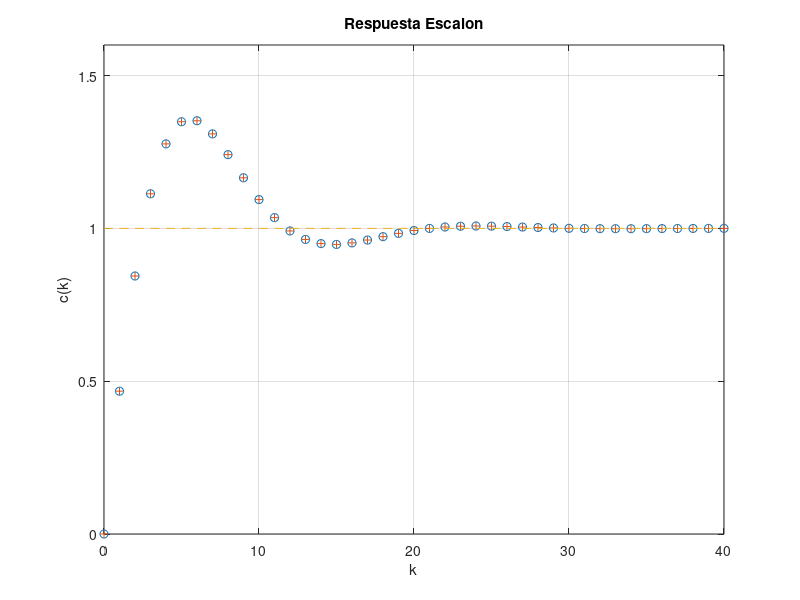

Write the MATLAB code that produced this figure.
num = [0 0.4673 -0.3393];
den = [1 -1.5327 0.6607];
k = 0:40;
r = ones(1, 41);
c = filter(num, den, r);
plot(k, c, 'o', k, c, '+', k, r, '--');
v = [0 40 0 1.6];
axis(v);
grid
title('Respuesta Escalon');
xlabel('k');
ylabel('c(k)');